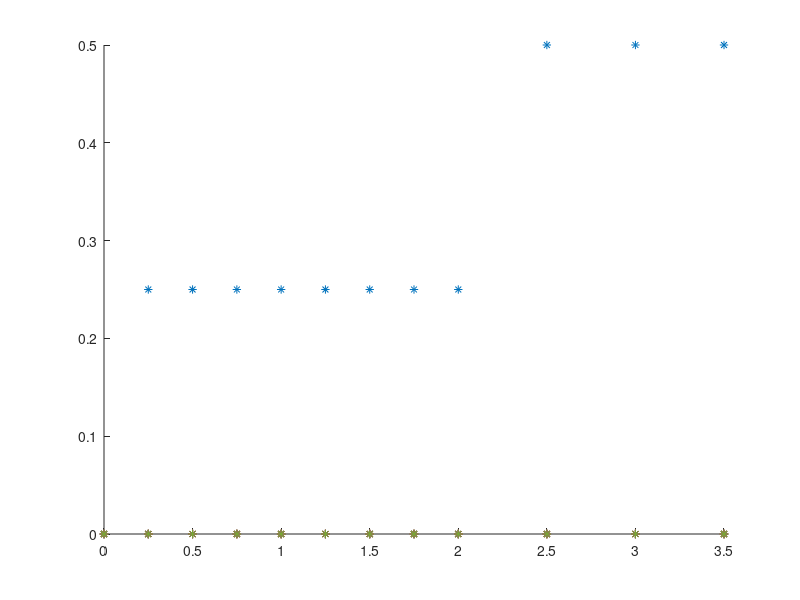

Write MATLAB code to recreate this figure.
function [] = gapGen ()

rep_list = [0, 1/4, 1/2, 3/4, 1, 5/4, 3/2, 7/4, 2, 5/2, 3, 7/2];
gap = zeros(length(rep_list));
for j = 2: length(gap)
    gap(j) = rep_list(j) - rep_list(j-1);
end

figure();
hold on;
plot(rep_list, gap,"*");

end